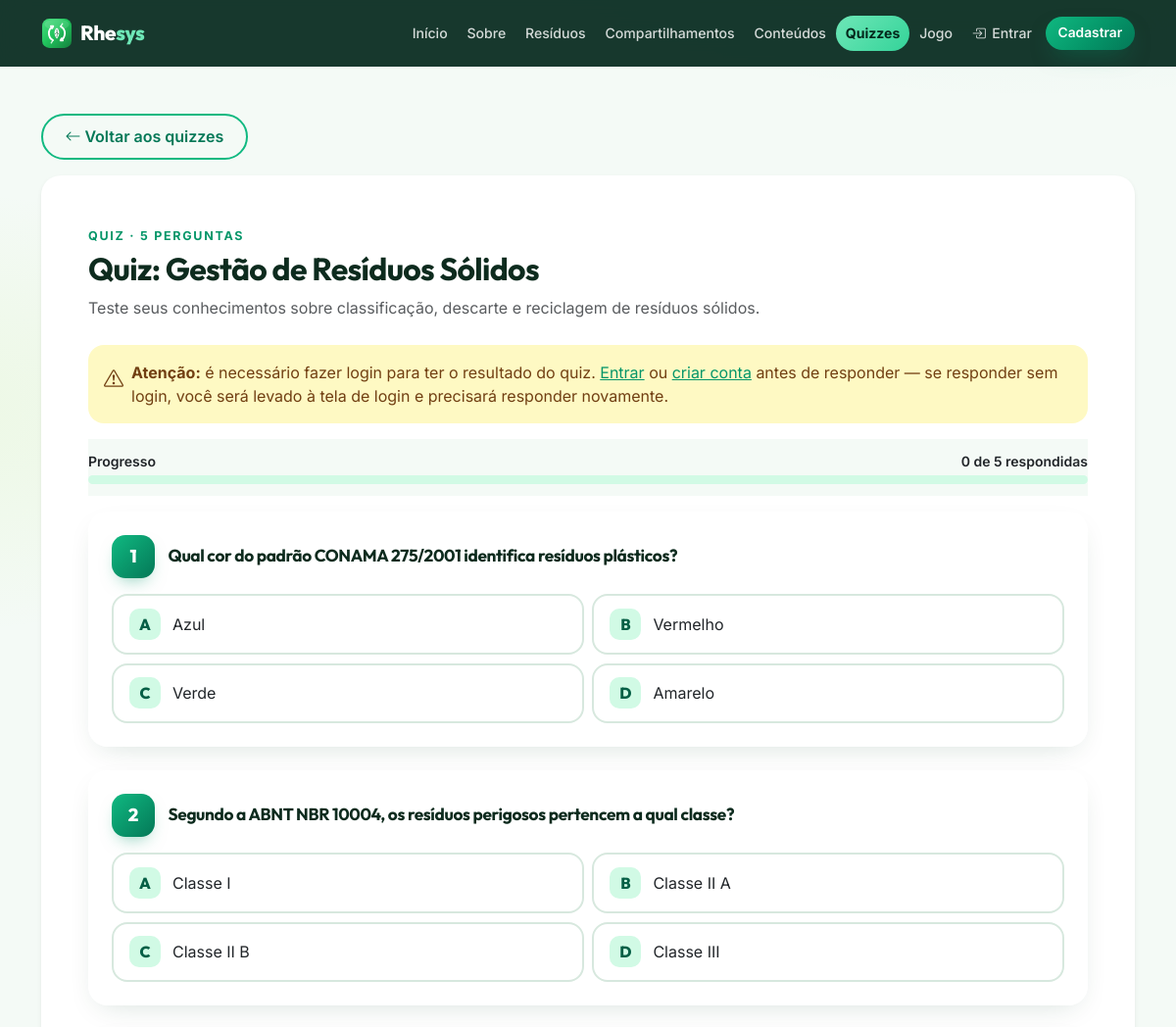
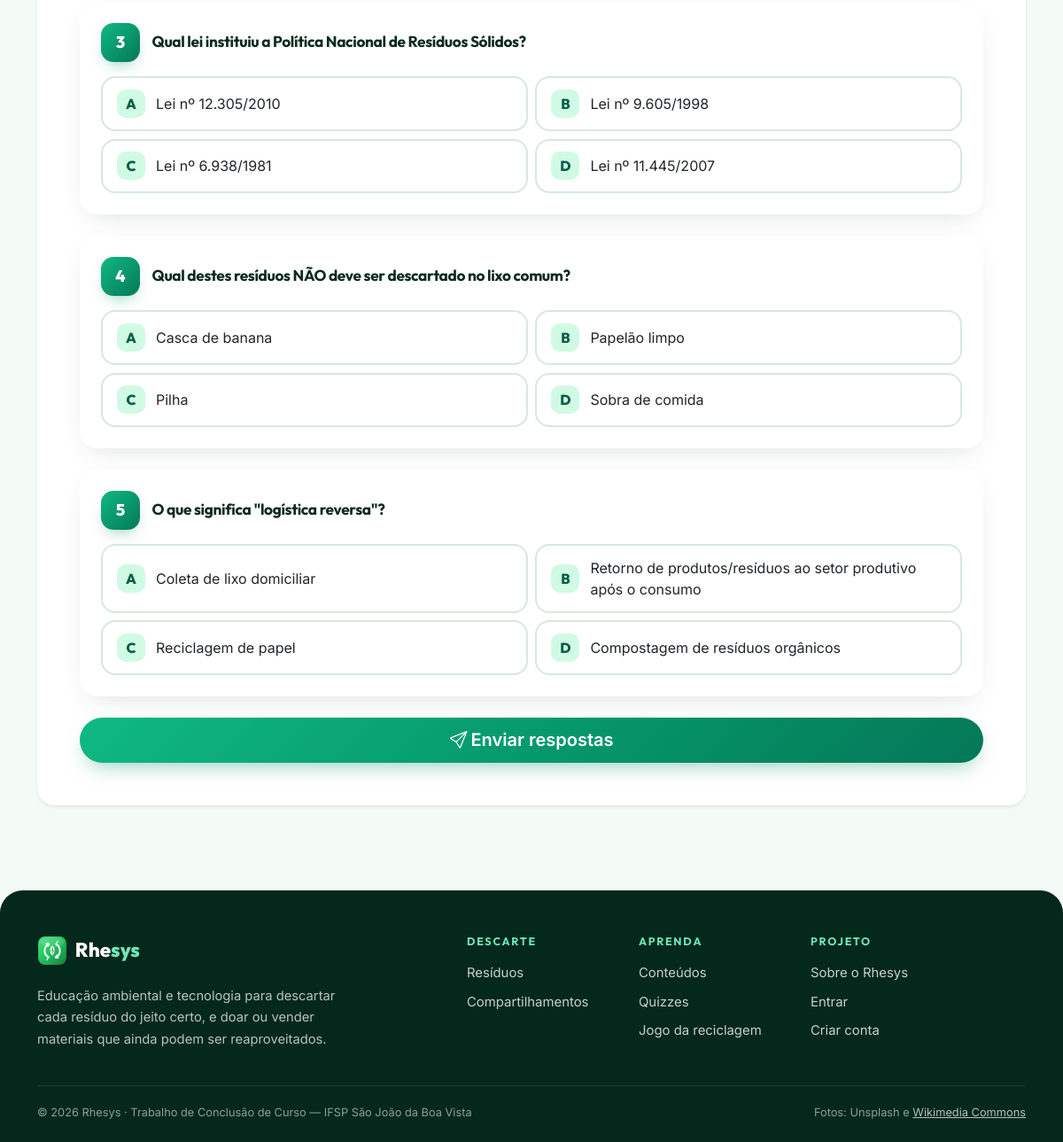
The app's page /pages/quiz.php?id=1 with its own data (2 pictures, top to bottom).
### tables this page shows
CREATE TABLE quiz (
    id_quiz INT AUTO_INCREMENT PRIMARY KEY,
    titulo VARCHAR(150) NOT NULL,
    descricao TEXT
);

CREATE TABLE pergunta (
    id_pergunta INT AUTO_INCREMENT PRIMARY KEY,
    id_quiz INT NOT NULL,
    enunciado TEXT NOT NULL,
    alternativa_a VARCHAR(255) NOT NULL,
    alternativa_b VARCHAR(255) NOT NULL,
    alternativa_c VARCHAR(255) NOT NULL,
    alternativa_d VARCHAR(255) NOT NULL,
    resposta_correta CHAR(1) NOT NULL,
    INDEX idx_pergunta_quiz (id_quiz),
    CONSTRAINT fk_pergunta_quiz
        FOREIGN KEY (id_quiz) REFERENCES quiz(id_quiz)
        ON DELETE CASCADE ON UPDATE CASCADE,
    CONSTRAINT chk_resposta_correta
        CHECK (resposta_correta IN ('a', 'b', 'c', 'd'))
);

### config/config.php (called while the page is built, shortened)
<?php
function usuario_logado()
{
    return isset($_SESSION['id_usuario']);
}

### pages/quiz.php (the view, shortened to what this page needs)
<?php
require_once __DIR__ . '/../config/config.php';
require __DIR__ . '/../includes/header.php';
$id_quiz = isset($_GET['id']) ? (int)$_GET['id'] : 0;
    ?>
    <?php
if ($id_quiz > 0) {
    $sql_quiz = "SELECT * FROM quiz WHERE id_quiz = :id";
    $stmt_quiz = $pdo->prepare($sql_quiz);
    $stmt_quiz->bindValue(':id', $id_quiz, PDO::PARAM_INT);
    $stmt_quiz->execute();
    $quiz = $stmt_quiz->fetch();
    $sql_perguntas = "SELECT * FROM pergunta WHERE id_quiz = :id ORDER BY id_pergunta";
    $stmt_perguntas = $pdo->prepare($sql_perguntas);
    $stmt_perguntas->bindValue(':id', $id_quiz, PDO::PARAM_INT);
    $stmt_perguntas->execute();
    $perguntas = $stmt_perguntas->fetchAll();
    ?>
    <a href="quiz.php" class="btn btn-outline-success mb-3"><i class="bi bi-arrow-left me-1"></i>Voltar aos quizzes</a>
    <div class="card shadow-sm">
        <div class="card-body p-4 p-lg-5">
            <span class="section-tag">Quiz · <?php echo count($perguntas); ?> <?php echo count($perguntas) === 1 ? 'pergunta' : 'perguntas'; ?></span>
            <h1 class="fs-2 mt-1 mb-2"><?php echo htmlspecialchars($quiz['titulo']); ?></h1>
            <p class="text-muted mb-4"><?php echo htmlspecialchars($quiz['descricao']); ?></p>
            <?php if (!usuario_logado()): ?>
                <div class="alert alert-warning d-flex align-items-start gap-2">
                    <i class="bi bi-exclamation-triangle fs-5 mt-1"></i>
                    <div>
                        <strong>Atenção:</strong> é necessário fazer login para ter o resultado do quiz.
                        <a href="login.php">Entrar</a> ou <a href="cadastro.php">criar conta</a> antes de responder —
                        se responder sem login, você será levado à tela de login e precisará responder novamente.
                    </div>
                </div>
            <?php endif; ?>
            <?php if (count($perguntas) === 0): ?>
                <div class="alert alert-info">Este quiz ainda não possui perguntas cadastradas.</div>
            <?php else: ?>
                <form method="POST" action="quiz.php?id=<?php echo $id_quiz; ?>" id="form-quiz">
                    <div class="quiz-progresso" aria-live="polite">
                        <div class="d-flex justify-content-between small fw-semibold mb-1">
                            <span>Progresso</span>
                            <span><span id="quiz-respondidas">0</span> de <?php echo count($perguntas); ?> respondidas</span>
                        </div>
                        <div class="progress" role="progressbar" aria-label="Perguntas respondidas" aria-valuemin="0" aria-valuemax="<?php echo count($perguntas); ?>" aria-valuenow="0">
                        </div>
                    </div>
                    <?php foreach ($perguntas as $index => $p): ?>
                        <fieldset class="info-card mb-4">
                            <div class="card-body p-3 p-md-4">
                                <legend class="quiz-pergunta-titulo">
                                    <span class="q-num"><?php echo $index + 1; ?></span>
                                    <h2><?php echo htmlspecialchars($p['enunciado']); ?></h2>
                                </legend>
                                <div class="quiz-opcoes">
                                    <?php foreach (['a', 'b', 'c', 'd'] as $alt): ?>
                                        <label class="quiz-opcao" for="p<?php echo (int) $p['id_pergunta']; ?>_<?php echo $alt; ?>">
                                            <span class="letra"><?php echo strtoupper($alt); ?></span>
                                            <span><?php echo htmlspecialchars($p['alternativa_' . $alt]); ?></span>
                                        </label>
                                    <?php endforeach; ?>
                                </div>
                            </div>
                        </fieldset>
                    <?php endforeach; ?>
                    <button type="submit" class="btn btn-success btn-lg w-100 quiz-enviar">
                        <i class="bi bi-send me-1"></i>Enviar respostas
                    </button>
                </form>
            <?php endif; ?>
        </div>
    </div>
    <?php
    require __DIR__ . '/../includes/footer.php';
    exit;
}
?>
<?php require __DIR__ . '/../includes/footer.php'; ?>

### includes/header.php (shortened to what this page needs)
<!DOCTYPE html>
<html lang="pt-br">
<head>
    <link href="https://cdn.jsdelivr.net/npm/bootstrap@5.3.3/dist/css/bootstrap.min.css" rel="stylesheet">
    <link href="https://cdn.jsdelivr.net/npm/bootstrap-icons@1.11.3/font/bootstrap-icons.min.css" rel="stylesheet">
    <link rel="stylesheet" href="<?php echo BASE_URL; ?>css/style.css?v=51">
</head>
<body>
<nav class="navbar navbar-expand-xl navbar-rhe">
    <div class="container">
        <a class="navbar-brand d-flex align-items-center gap-2" href="<?php echo BASE_URL; ?>index.php">
            <img src="<?php echo BASE_URL; ?>img/logo-icon.svg" alt="Logotipo Rhesys" width="38" height="38">
            <span>Rhe<span class="brand-sys">sys</span></span>
        </a>
        <div class="collapse navbar-collapse" id="menuPrincipal">
            <ul class="navbar-nav ms-auto align-items-xl-center gap-xl-1">
                <?php
                $pagina_atual = basename($_SERVER['PHP_SELF']);
                $links = [
                    'index.php'             => ['Início', 'index.php', 'bi-house'],
                    'sobre.php'             => ['Sobre', 'pages/sobre.php', 'bi-info-circle'],
                    'residuos.php'          => ['Resíduos', 'pages/residuos.php', 'bi-recycle'],
                    'compartilhamentos.php' => ['Compartilhamentos', 'pages/compartilhamentos.php', 'bi-arrow-left-right'],
                    'conteudos.php'         => ['Conteúdos', 'pages/conteudos.php', 'bi-book'],
                    'quiz.php'              => ['Quizzes', 'pages/quiz.php', 'bi-patch-question'],
                    'jogo.php'              => ['Jogo', 'pages/jogo.php', 'bi-controller'],
                ];
                foreach ($links as $arquivo => $item):
                    $classe = ($pagina_atual === $arquivo) ? ' active' : '';
                ?>
                <li class="nav-item">
                    <a class="nav-link<?php echo $classe; ?>" href="<?php echo BASE_URL . $item[1]; ?>"<?php echo $classe ? ' aria-current="page"' : ''; ?>>
                        <i class="bi <?php echo $item[2]; ?> nav-icone" aria-hidden="true"></i><?php echo $item[0]; ?>
                    </a>
                </li>
                <?php endforeach; ?>
                <?php if (usuario_logado()): ?>
                <li class="nav-item">
                    <?php $primeiro_nome = strtok(trim((string) $_SESSION['nome_usuario']), ' ') ?: ''; ?>
                    <span class="nav-link nav-usuario" title="<?php echo htmlspecialchars($_SESSION['nome_usuario']); ?>">
                        <i class="bi bi-person-circle nav-icone-usuario" aria-hidden="true"></i>
                        <span class="nav-usuario-nome">Olá, <?php echo htmlspecialchars($primeiro_nome); ?></span>
                    </span>
                </li>
                <li class="nav-item">
                    <a class="nav-link" href="<?php echo BASE_URL; ?>pages/logout.php">Sair</a>
                </li>
                <?php else: ?>
                <li class="nav-item">
                    <a class="nav-link nav-usuario" href="<?php echo BASE_URL; ?>pages/login.php"><i class="bi bi-box-arrow-in-right" aria-hidden="true"></i>Entrar</a>
                </li>
                <li class="nav-item ms-xl-2">
                    <a class="btn btn-success btn-sm px-3 my-1" href="<?php echo BASE_URL; ?>pages/cadastro.php">Cadastrar</a>
                </li>
                <?php endif; ?>
            </ul>
        </div>
    </div>
</nav>
<main class="container my-4 my-lg-5" id="conteudo" tabindex="-1">

### includes/footer.php (shortened to what this page needs)
</main>
<footer class="footer-rhe mt-5">
    <div class="container">
        <div class="row g-4 g-lg-5">
            <div class="col-lg-4">
                <a class="footer-brand" href="<?php echo BASE_URL; ?>index.php">
                    <img src="<?php echo BASE_URL; ?>img/logo-icon.svg" alt="" width="34" height="34">
                    <span>Rhe<span class="brand-sys">sys</span></span>
                </a>
                <p class="footer-texto mt-3 mb-0">
                    Educação ambiental e tecnologia para descartar cada resíduo do jeito certo,
                    e doar ou vender materiais que ainda podem ser reaproveitados.
                </p>
            </div>
            <div class="col-6 col-md-4 col-lg-2 offset-lg-1">
                <h2 class="footer-titulo">Descarte</h2>
                <ul class="footer-links">
                    <li><a href="<?php echo BASE_URL; ?>pages/residuos.php">Resíduos</a></li>
                    <li><a href="<?php echo BASE_URL; ?>pages/compartilhamentos.php">Compartilhamentos</a></li>
                </ul>
            </div>
            <div class="col-6 col-md-4 col-lg-2">
                <h2 class="footer-titulo">Aprenda</h2>
                <ul class="footer-links">
                    <li><a href="<?php echo BASE_URL; ?>pages/conteudos.php">Conteúdos</a></li>
                    <li><a href="<?php echo BASE_URL; ?>pages/quiz.php">Quizzes</a></li>
                    <li><a href="<?php echo BASE_URL; ?>pages/jogo.php">Jogo da reciclagem</a></li>
                </ul>
            </div>
            <div class="col-12 col-md-4 col-lg-3">
                <h2 class="footer-titulo">Projeto</h2>
                <ul class="footer-links">
                    <li><a href="<?php echo BASE_URL; ?>pages/sobre.php">Sobre o Rhesys</a></li>
                    <?php if (usuario_logado()): ?>
                        <li><a href="<?php echo BASE_URL; ?>pages/meus_compartilhamentos.php">Meus compartilhamentos</a></li>
                        <li><a href="<?php echo BASE_URL; ?>pages/logout.php">Sair</a></li>
                    <?php else: ?>
                        <li><a href="<?php echo BASE_URL; ?>pages/login.php">Entrar</a></li>
                        <li><a href="<?php echo BASE_URL; ?>pages/cadastro.php">Criar conta</a></li>
                    <?php endif; ?>
                </ul>
            </div>
        </div>
        <div class="footer-base">
            <span>&copy; <?php echo date('Y'); ?> Rhesys · Trabalho de Conclusão de Curso — IFSP São João da Boa Vista</span>
            <span>Fotos: Unsplash e <a href="<?php echo BASE_URL; ?>docs/FONTES_FOTOS_RESIDUOS.md">Wikimedia Commons</a></span>
        </div>
    </div>
</footer>
</body>
</html>

### records on screen
quiz: titulo "Quiz: Gestão de Resíduos Sólidos", descricao "Teste seus conhecimentos sobre classificação, descarte e reciclagem de resíduos sólidos."
pergunta: enunciado "Qual cor do padrão CONAMA 275/2001 identifica resíduos plásticos?", alt "A", alternativa_a "Azul", alt "B", alternativa_b "Vermelho", alt "C", alternativa_c "Verde", alt "D", alternativa_d "Amarelo"
pergunta: enunciado "Segundo a ABNT NBR 10004, os resíduos perigosos pertencem a qual classe?", alt "A", alternativa_a "Classe I", alt "B", alternativa_b "Classe II A", alt "C", alternativa_c "Classe II B", alt "D", alternativa_d "Classe III"
pergunta: enunciado "Qual lei instituiu a Política Nacional de Resíduos Sólidos?", alt "A", alternativa_a "Lei nº 12.305/2010", alt "B", alternativa_b "Lei nº 9.605/1998", alt "C", alternativa_c "Lei nº 6.938/1981", alt "D", alternativa_d "Lei nº 11.445/2007"
pergunta: enunciado "Qual destes resíduos NÃO deve ser descartado no lixo comum?", alt "A", alternativa_a "Casca de banana", alt "B", alternativa_b "Papelão limpo", alt "C", alternativa_c "Pilha", alt "D", alternativa_d "Sobra de comida"
pergunta: enunciado "O que significa \"logística reversa\"?", alt "A", alternativa_a "Coleta de lixo domiciliar", alt "B", alternativa_b "Retorno de produtos/resíduos ao setor produtivo após o consumo", alt "C", alternativa_c "Reciclagem de papel", alt "D", alternativa_d "Compostagem de resíduos orgânicos"

### other values on screen
$item[0] "Início"
$item[0] "Sobre"
$item[0] "Resíduos"
$item[0] "Compartilhamentos"
$item[0] "Conteúdos"
$item[0] "Quizzes"
$item[0] "Jogo"
count($perguntas) "5"
